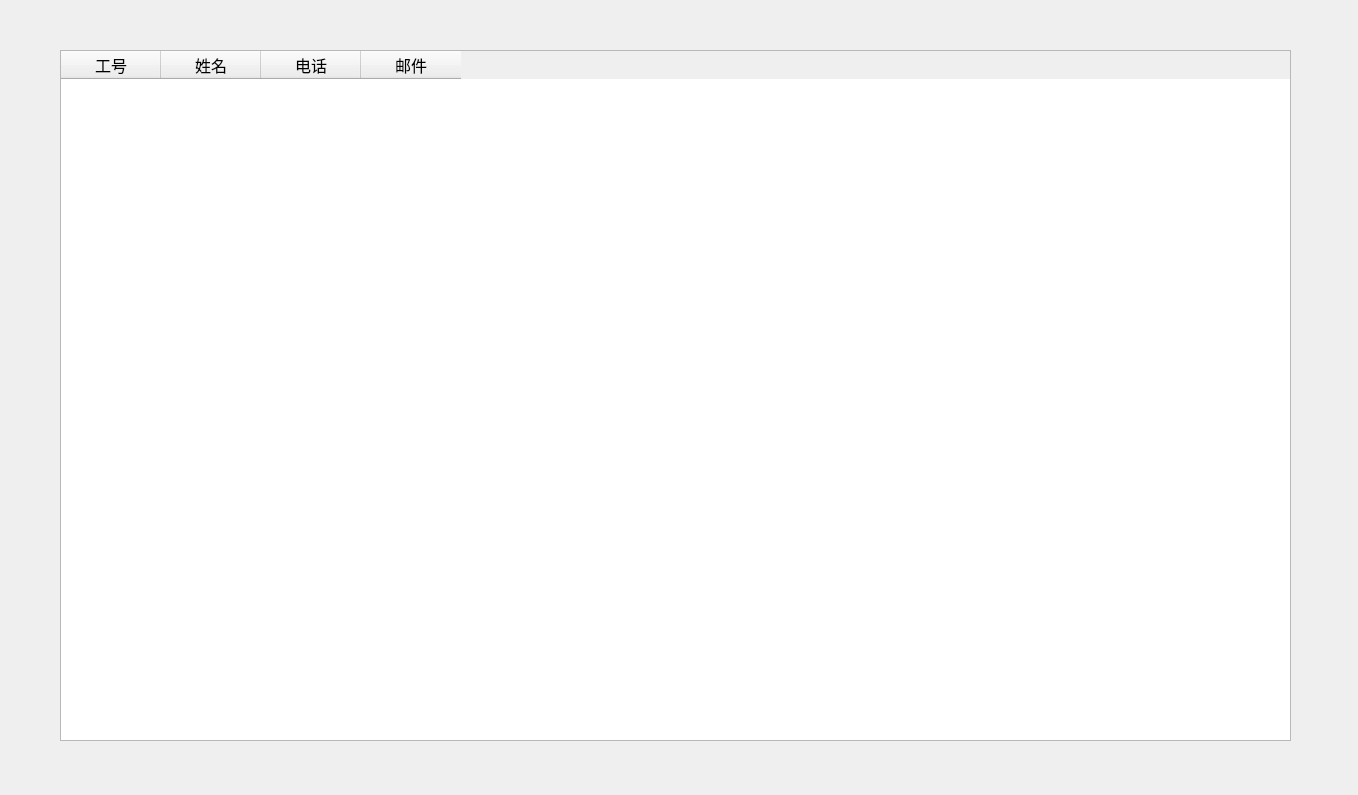
<?xml version="1.0" encoding="UTF-8"?>
<ui version="4.0">
 <class>adm_info_interface</class>
 <widget class="QWidget" name="adm_info_interface">
  <property name="geometry">
   <rect>
    <x>0</x>
    <y>0</y>
    <width>1358</width>
    <height>795</height>
   </rect>
  </property>
  <property name="font">
   <font>
    <pointsize>12</pointsize>
   </font>
  </property>
  <property name="windowTitle">
   <string>管理员信息</string>
  </property>
  <widget class="QTableWidget" name="table">
   <property name="geometry">
    <rect>
     <x>60</x>
     <y>50</y>
     <width>1231</width>
     <height>691</height>
    </rect>
   </property>
   <property name="editTriggers">
    <set>QAbstractItemView::NoEditTriggers</set>
   </property>
   <property name="horizontalScrollMode">
    <enum>QAbstractItemView::ScrollPerPixel</enum>
   </property>
   <property name="rowCount">
    <number>0</number>
   </property>
   <property name="columnCount">
    <number>4</number>
   </property>
   <attribute name="verticalHeaderVisible">
    <bool>false</bool>
   </attribute>
   <column>
    <property name="text">
     <string>工号</string>
    </property>
   </column>
   <column>
    <property name="text">
     <string>姓名</string>
    </property>
   </column>
   <column>
    <property name="text">
     <string>电话</string>
    </property>
   </column>
   <column>
    <property name="text">
     <string>邮件</string>
    </property>
   </column>
  </widget>
 </widget>
 <resources/>
 <connections/>
</ui>
